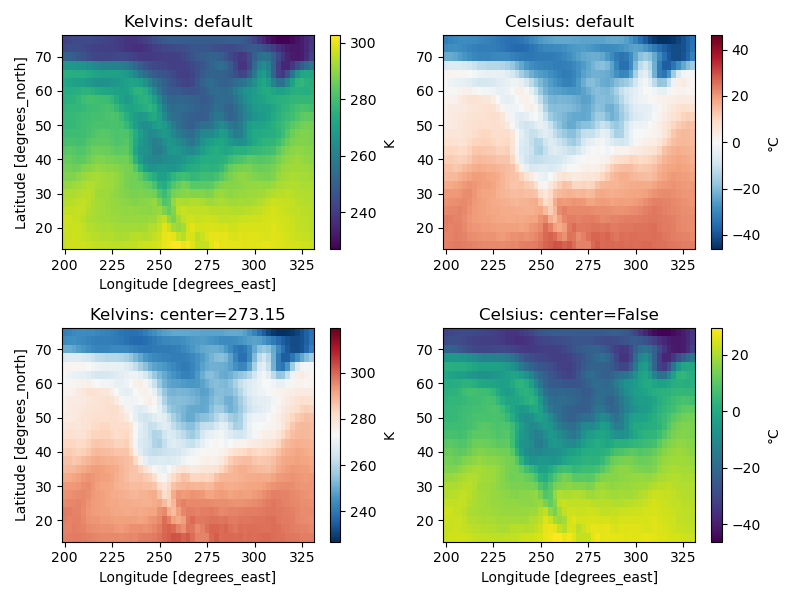

Generate this figure with Python:
"""
==================
Centered colormaps
==================

xarray's automatic colormaps choice

"""

import matplotlib.pyplot as plt

import xarray as xr

# Load the data
ds = xr.tutorial.load_dataset("air_temperature")
air = ds.air.isel(time=0)

f, ((ax1, ax2), (ax3, ax4)) = plt.subplots(2, 2, figsize=(8, 6))

# The first plot (in kelvins) chooses "viridis" and uses the data's min/max
air.plot(ax=ax1, cbar_kwargs={"label": "K"})
ax1.set_title("Kelvins: default")
ax2.set_xlabel("")

# The second plot (in celsius) now chooses "BuRd" and centers min/max around 0
airc = air - 273.15
airc.plot(ax=ax2, cbar_kwargs={"label": "°C"})
ax2.set_title("Celsius: default")
ax2.set_xlabel("")
ax2.set_ylabel("")

# The center doesn't have to be 0
air.plot(ax=ax3, center=273.15, cbar_kwargs={"label": "K"})
ax3.set_title("Kelvins: center=273.15")

# Or it can be ignored
airc.plot(ax=ax4, center=False, cbar_kwargs={"label": "°C"})
ax4.set_title("Celsius: center=False")
ax4.set_ylabel("")

# Mke it nice
plt.tight_layout()
plt.savefig("./plot_colorbar_center.png")
